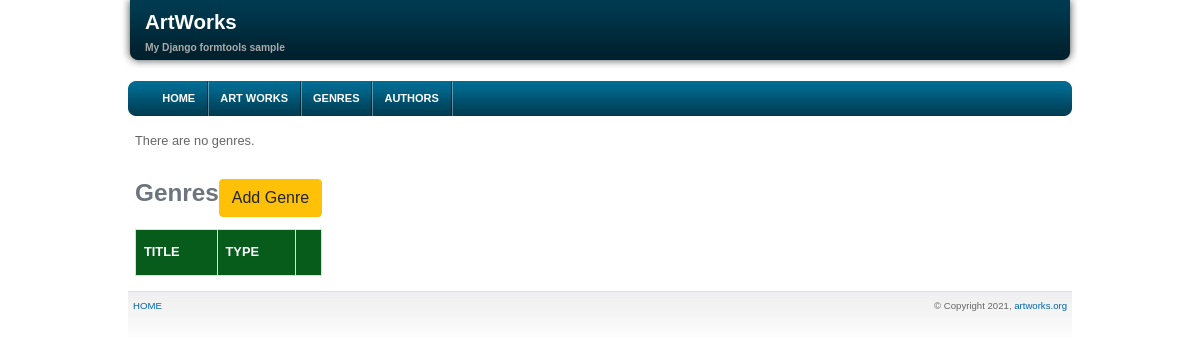
The page /genres on the database as committed earlier.
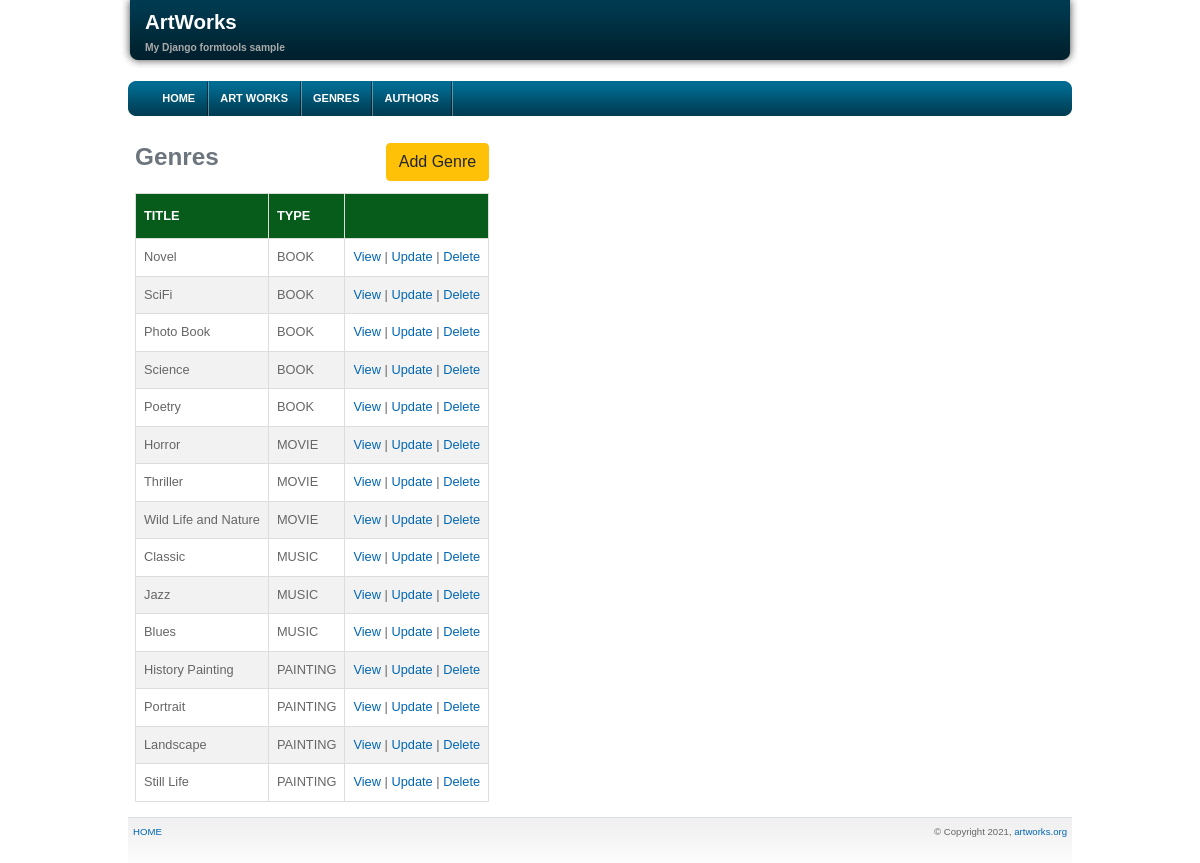
The same page on the database as committed later.
### artworks/models.py (models this page shows, shortened)
class Genre(models.Model):
    class Meta:
        ordering = ('artwork_type',)
    artwork_type = models.CharField(max_length=30, choices=ArtworkType.choices)
    title = models.CharField(max_length=200)
    def get_absolute_url(self):
        return reverse('genre-detail-view', args=[str(self.id)])

### artworks/views.py (the view)
# urls.py: path('genres', GenreListView.as_view(), name='genres'),
class GenreListView(ListView):
    model = Genre

### artworks/templates/artworks/genre_list.html (shortened to what this page needs)
{% extends 'base.html' %}
{% block content %}
	<table class="styled_table">
		<caption>
			<div class="d-flex justify-content-between">
				<h1>Genres</h1>
				<a href="{% url 'genre-create' %}" class="btn btn-warning">Add Genre</a>
			</div>
		</caption>
		<thead>
			<tr>
				<th>TITLE</th>
				<th>TYPE</th>
				<th></th>
			</tr>
		</thead>
		<tbody>
			{% if genre_list %}
					{% for genre in genre_list %}
					<tr>
						<td>
							{{ genre.title }}
						</td>
						<td>
							{{genre.artwork_type}}
						</td>
						<td>
							<a href="{{ genre.get_absolute_url }}">View</a> |
							<a href="{% url 'genre-update' pk=genre.pk %}">Update</a> |
							<a href="{% url 'genre-delete' pk=genre.pk %}">Delete</a>
						</td>
					</tr>
					{% endfor %}
			{% else %}
				<p>There are no genres.</p>
			{% endif %}
		</tbody>
	</table>
{% endblock %}

### templates/base.html (shortened to what this page needs)
{% load static %}
<!DOCTYPE html PUBLIC "-//W3C//DTD XHTML 1.0 Strict//EN" "http://www.w3.org/TR/xhtml1/DTD/xhtml1-strict.dtd">
<html xmlns="http://www.w3.org/1999/xhtml">
<head>
<link rel="stylesheet" href="https://stackpath.bootstrapcdn.com/bootstrap/4.1.3/css/bootstrap.min.css">
<link rel="stylesheet" href="{% static 'css/style.css' %}" type="text/css" media="screen" />
</head>
<body>
<div id="wrap">
	{% block header %}
  <div id="top">
    <div class="rights"> </div>
    <div id="search"> </div>
    <div class="lefts">
      <h1>ArtWorks</h1>
      <h2>My Django formtools sample</h2>
    </div>
  </div>
  <div id="topmenu">
    <div class="rights"></div>
    <div class="lefts">
      <ul>
				<li><a href="{% url 'index' %}">HOME</a></li>
        <li><a href="#">ART WORKS</a></li>
        <li><a href="{% url 'genres' %}">GENRES</a></li>
        <li><a href="{% url 'authors' %}">AUTHORS</a></li>
      </ul>
    </div>
  </div>
	{% endblock %}
  <div id="main">
	{% block content %}
	{% endblock %}
  </div>
	{% block footer %}
  <div id="footer">
    <div class="rside">&copy; Copyright 2021, <a href="#">artworks.org</a><br /></div>
    <p><a href="#">HOME</a></p>
  </div>
	{% endblock %}
</div>
</body>
</html>

### artworks_project/static/css/style.css (style rules this page uses)
* { padding: 0; margin: 0; }
body { font: .8em Verdana, Arial, Sans-Serif; line-height: 1.6em; margin: 0 }
#wrap { margin: 0 auto; width: 80% }
#top { margin: 0 auto; padding: 0; color: #666; background: #FFF url(../images/top.jpg) repeat-x top; height: 81px; }
#top h1 { padding: 10px 0 0 25px; color: #FFF; font-size: 160%; background: transparent; }
#top h2 { padding: 0px 0 0 25px; color: #aaa; font-size: 80%; background: transparent; }
#top .lefts { background: transparent url(../images/topl.jpg) no-repeat left; height: 81px; }
#top .rights { background: transparent url(../images/topr.jpg) no-repeat right; float: right; height: 81px; width: 18px; }
#search { float: right; padding: 10px 25px 0 0; }
#topmenu { margin: 0px 8px 0 8px; padding: 0; background: url(../images/menu.jpg) repeat-x top; height: 35px; }
#topmenu .lefts { background: url(../images/menul.jpg) no-repeat left; height: 35px; padding-left: 5px; }
#topmenu .rights { background: url(../images/menur.jpg) no-repeat right; float: right; height: 35px; width: 8px; }
#topmenu li a { color: #FFF; text-align: left; padding-left: 10px; padding-right: 15px; text-decoration: none; background: transparent; font-weight: bold }
#topmenu li { padding: 0px; float: left; margin: 0; font-size: 11px; line-height: 35px; white-space: nowrap; list-style-type: none; width: auto; background: url(../images/sep.gif) no-repeat top right }
#main { background: #FFF; margin: 15px; color: #666; }
#footer { clear: both; background: #FFF url(../images/footer.jpg) repeat-x; height: 46px; margin-left: 8px; margin-right: 8px; font-size: 75%; color: #666; }
#footer p { padding: 5px }
#footer .rside { float: right; display: inline; padding: 5px; text-align: right }
a { color: #0066B3; background: inherit; text-decoration: none }
h1 { font: bold 1.9em Arial, Arial, Sans-Serif }
h2 { font: bold 1.2em Arial, Arial, Sans-Serif; padding: 0; margin: 0 }
ul { padding: 0; margin: 0; padding-left: 1.5em }
li { list-style-type: square; }
p { margin-top: 5px; }
.styled_table { border-collapse: collapse; }
.styled_table td, .styled_table th { border: 1px solid #ddd; padding: 8px; }
.styled_table tr:nth-child(even) { background-color: #f2f2f2; }
.styled_table th { padding-top: 12px; padding-bottom: 12px; text-align: left; background-color: #075c1c; color: white; }
caption { caption-side:top; }

Rows that differ between the two databases and show on the page:
added Genre: title "Novel", artwork_type "BOOK"
added Genre: title "SciFi", artwork_type "BOOK"
added Genre: title "Photo Book", artwork_type "BOOK"
added Genre: title "Science", artwork_type "BOOK"
added Genre: title "Poetry", artwork_type "BOOK"
added Genre: title "Horror", artwork_type "MOVIE"
added Genre: title "Thriller", artwork_type "MOVIE"
added Genre: title "Wild Life and Nature", artwork_type "MOVIE"
added Genre: title "Classic", artwork_type "MUSIC"
added Genre: title "Jazz", artwork_type "MUSIC"
added Genre: title "Blues", artwork_type "MUSIC"
added Genre: title "History Painting", artwork_type "PAINTING"
added Genre: title "Portrait", artwork_type "PAINTING"
added Genre: title "Landscape", artwork_type "PAINTING"
added Genre: title "Still Life", artwork_type "PAINTING"
Other text that changed with them:
text no longer shown: "There are no genres."
